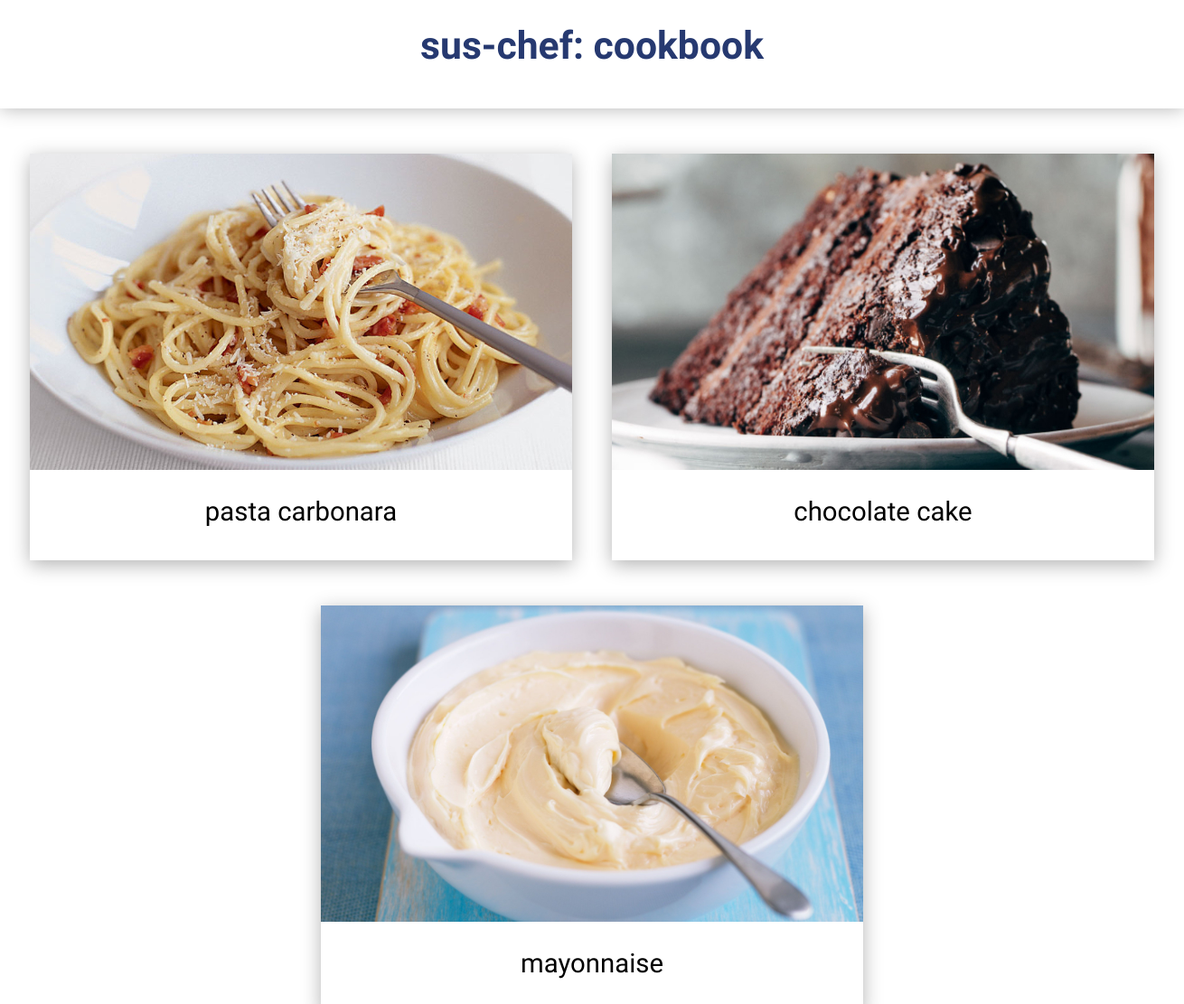
/cookbook/, run on the app's committed database.
### app/models.py (models this page shows)
class Recipe(db.Model):
	id = db.Column(db.Integer, primary_key=True)
	title = db.Column(db.String(80))
	portions = db.Column(db.Integer)
	url_title = db.Column(db.String(80))
	step = db.relationship('Step', backref='recipe', cascade='all, delete')
	ingredient = db.relationship('Ingredient', backref='recipe', cascade='all, delete')

### app/routes.py (the view)
@app.route('/cookbook/')
def cookbook():
	recipes = Recipe.query.all()
	return render_template('cookbook.html', recipes=recipes)

### app/templates/cookbook.html
{% extends 'main.html' %}
{% block page %}: cookbook{% endblock %}
{% block content %}
{% if recipes %}
	<div class="cookbookContainer">
	{% for recipe in recipes %}
		<div class="cookbookRecipeCard">
			<img alt="{{ recipe.title }} image" src="../static/images/{{ recipe.url_title }}/hero.jpg">
			<a href="/recipe/{{ recipe.url_title }}">{{ recipe.title }}</a>
		</div>
	{% endfor %}
{% else %}
	<strong>Your cookbook is empty!</strong>
	</div>
{% endif %}
{% endblock %}

### app/static/css/style.css (style rules this page uses)
* { margin: 0; padding: 0; }
body { font-family: Titillium Web; }
.cookbookContainer { margin-top: 50px; text-align: center; }
.cookbookRecipeCard { display: inline-block; width: 600px; height: 450px; margin: 0 20px 50px; 20px; text-align: center; box-shadow: 0 5px 20px rgba(0, 0, 0, 0.3); }
.cookbookRecipeCard img { width: 600px; height: 350px; }
.cookbookRecipeCard a { display: block; text-decoration: none; width: 100%; padding: 25px 0; font-size: 22pt; font-weight: 300; color: #000; }

### data on the page
Recipe: url_title (picture), title "pasta carbonara"
Recipe: url_title (picture), title "chocolate cake"
Recipe: title (picture), title "mayonnaise"
